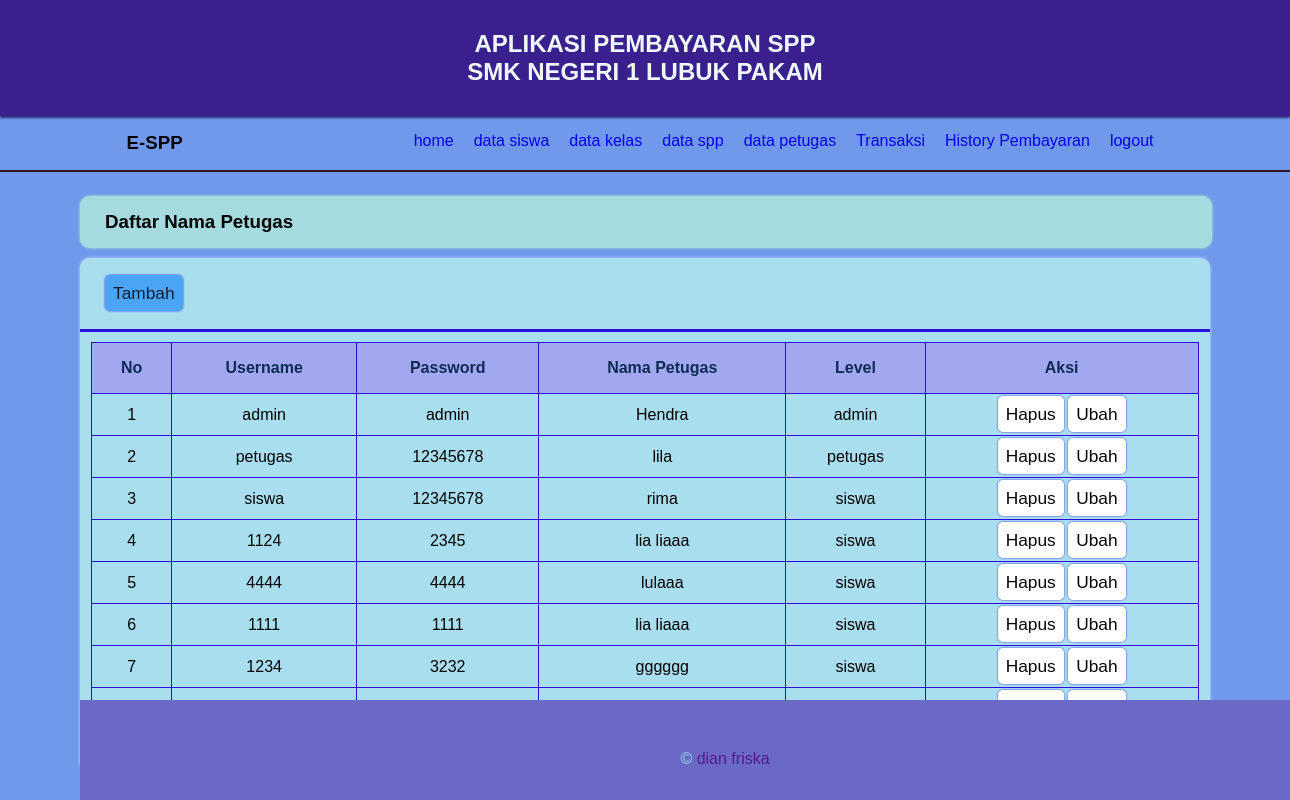
The app's page /?menu=petugas (signed in) with its own data.
### tables this page shows
CREATE TABLE `petugas` (
  `id_petugas` int(11) NOT NULL,
  `username` varchar(11) NOT NULL,
  `password` varchar(11) NOT NULL,
  `nama_petugas` varchar(11) NOT NULL,
  `level` enum('admin','petugas','siswa') NOT NULL
);

### halaman/petugas.php (the view)
<div class="col">
    <h3 class="judul"> Daftar Nama Petugas</h3>
</div>
<div class="card">
    <div class="card-header">
        <a href="?menu=tambah-petugas" class="btn btn-tambah">Tambah</a>
    </div>
    <div class="card-body">
        <table border="1">
            <tr>
                <th>No</th>
                <th>Username</th>
                <th>Password</th>
                <th>Nama Petugas</th>
                <th>Level</th>
                <th>Aksi</th>
            </tr>
            <?php
            $no =1;
                $petugas = mysqli_query($koneksi,"SELECT * FROM petugas") ;
                while($data = mysqli_fetch_array($petugas)){
            ?>
            <tr>
                <td><?php echo $no++;?></td>
                <td><?php echo $data['username'] ?></td>
                <td><?php echo $data['password'] ?></td>
                <td><?php echo $data['nama_petugas'] ?></td>
                <td><?php echo $data['level'] ?></td>
                <td><a href="?menu=hapus-petugas&id=<?php echo $data['id_petugas']?>"
                onclick="return confirm('yakin mau dihapus');" class="btn btn-hapus">Hapus</a>
                    <a href="?menu=ubah-petugas&id=<?php echo $data['id_petugas']?>" class="btn btn-edit"> Ubah </a>
                </td>
            </tr>
            <?php } ?>
            </div>
        </div>

### assets/css/style.css (style rules this page uses)
* { margin: 0; padding: 0; list-style: none; text-decoration: none; font-family: arial, Helvetica, sans-serif; }
body { background: #7099ec; }
.col { background: #a5dadf; width: 98%; padding: 15px 0 15px 25px; border-radius: 10px; box-shadow: 0 0 3px #b1f7ca; }
.card { margin-top: 10px; margin-bottom: 10px; background: #a9deee; width: 100%; border-radius: 10px; box-shadow: 0 0 3px #d3e8f2; }
.card-header { border-bottom: 3px solid #2a0fdc; padding: 25px; }
.btn { padding: 8px; cursor: pointer; border-radius: 5px; box-shadow: 0 0 2px #2a0fdc; font-size: 13pt; }
.btn-tambah { background: #4ba5f4; color: #0f1d39; }
.btn-hapus { background: #ffffff; color: #050606; }
.btn-edit { background: #ffffff; color: #050606; }
table { margin: 10px auto 10px; width: 98%; border-collapse: collapse; border: 1px solid #a9bfeb; text-align: center; }
th { background: #a1a8ef; color: rgb(15, 42, 85); height: 30px; padding: 10px; }
tr { border: 1px solid #2a0fdc; }
td { padding: 8px; height: 25px; }

### records on screen
petugas: username "admin", password "admin", nama_petugas "Hendra", level "admin"
petugas: username "petugas", password "12345678", nama_petugas "lila", level "petugas"
petugas: username "siswa", password "12345678", nama_petugas "rima", level "siswa"
petugas: username "1124", password "2345", nama_petugas "lia liaaa", level "siswa"
petugas: username "4444", password "4444", nama_petugas "lulaaa", level "siswa"
petugas: username "1111", password "1111", nama_petugas "lia liaaa", level "siswa"
petugas: username "1234", password "3232", nama_petugas "gggggg", level "siswa"
